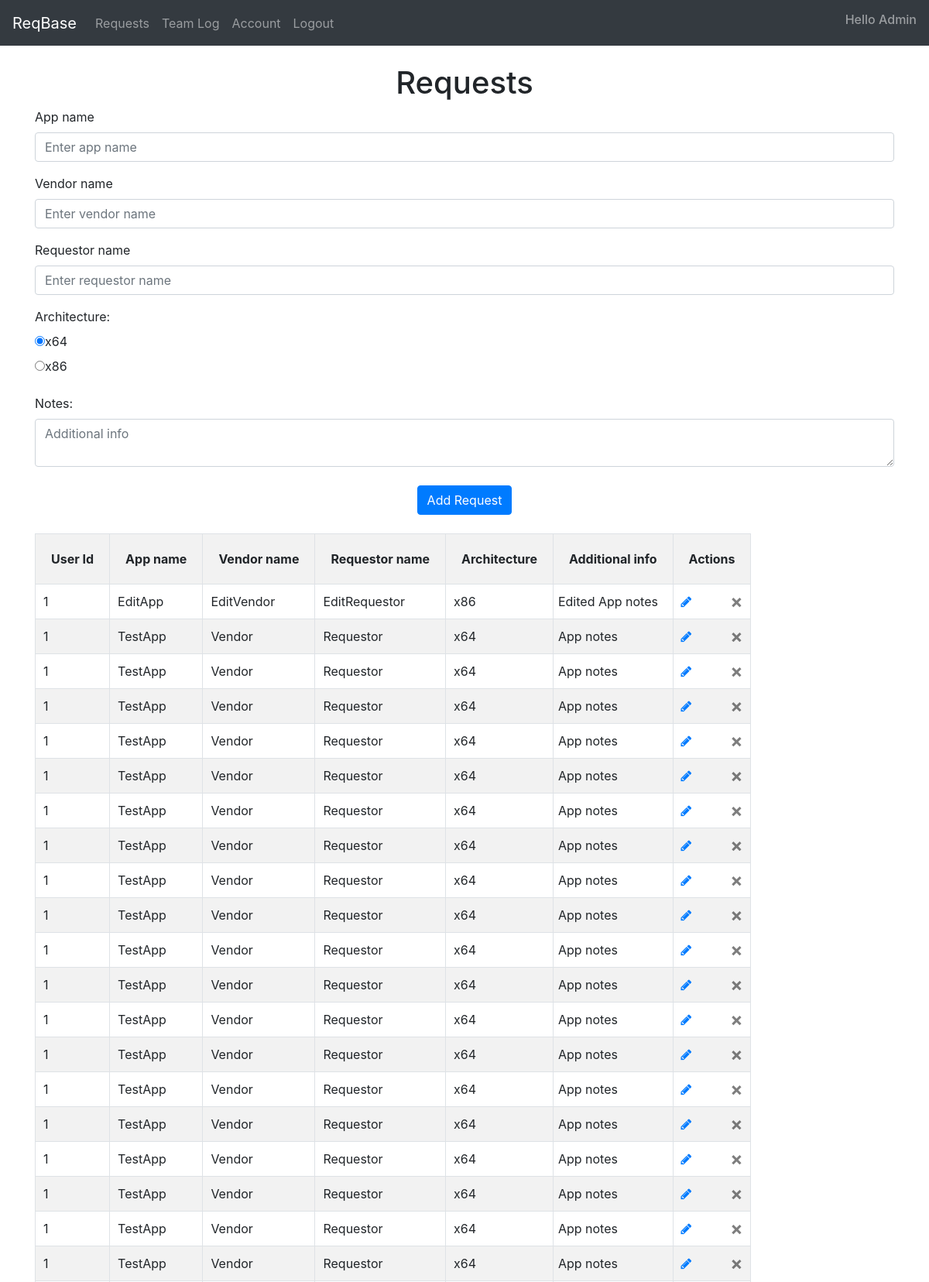
Screenshot of / (signed in, upper part) with the database file from the repository.
### ReqBase/models.py (models this page shows)
class User(db.Model, UserMixin):
    id = db.Column(db.Integer, primary_key=True)
    email = db.Column(db.String(150), unique=True, nullable=False)
    password = db.Column(db.String(150), nullable=False)           ##Creates a User object with the shown attributes
    first_name = db.Column(db.String(150), nullable=False)
    admin = db.Column(db.Boolean(), default=True, nullable=False)
    reqs = db.relationship('Req', backref='user')
    logs = db.relationship('Log', backref='user')           ##States a relationship with Req and Log classes

class Req(db.Model):
    id = db.Column(db.Integer, primary_key=True)
    app_name = db.Column(db.String(100) , nullable=False)
    app_vendor = db.Column(db.String(100) , nullable=False)   ##Creates a Req object with the shown attributes
    req_name = db.Column(db.String(100) , nullable=False)
    arch = db.Column(db.String(5), nullable=False)
    note = db.Column(db.String(10000))
    date = db.Column(db.DateTime(timezone=True), default=func.now())
    user_id = db.Column(db.Integer, db.ForeignKey('user.id'))

### ReqBase/views.py (the view, shortened to what this page needs)
@views.route('/', methods=['GET', 'POST'])
@login_required
def requests():
    return render_template("requests.html", user=current_user, reqList = Req.query.all())

### ReqBase/__init__.py (called while the page is built)
def create_app():
    app = Flask(__name__, static_url_path='', static_folder='static', template_folder='templates')
    app.config['SECRET_KEY'] = 'Obliviate'
    app.config['SQLALCHEMY_DATABASE_URI'] = f'sqlite:///{DB_NAME}'
    db.init_app(app)
    from .views import views
    from .auth import auth
    app.register_blueprint(views, url_prefix='/')   ##Blueprints the URLs
    app.register_blueprint(auth, url_prefix='/')
    from .models import User
    create_database(app)
    login_manager = LoginManager()
    login_manager.login_view= 'auth.login'  ##A library that allows the login and user functionality
    login_manager.init_app(app)
    @login_manager.user_loader
    def load_user(id):
        return db.session.get(User, int(id))
    return app

### ReqBase/templates/requests.html (shortened to what this page needs)
{% extends "navbar.html" %} {% block title %}Requests{% endblock %}
{% block content %}
<br />
<h1 align="center">Requests</h1>
<form method="POST" onsubmit="return confirm('Press okay if the details of the request are correct. You or your admin may edit your request but only you can delete your requests');">
    <div class="form-group">
        <label for="appName">App name</label>
        <input
        type="text"
        class="form-control"
        id="appName"
        name="appName"
        value="{{ request.form['appName'] }}"
        placeholder="Enter app name">
    </div>
    <div class="form-group">
        <label for="vendorName">Vendor name</label>
        <input
        type="text"
        class="form-control"
        id="appVendor"
        name="appVendor"
        value="{{ request.form['appVendor'] }}"
        placeholder="Enter vendor name">
    </div>
    <div class="form-group">
        <label for="reqName">Requestor name</label>
        <input
        type="text"
        class="form-control"
        id="reqName"
        name="reqName"
        value="{{ request.form['reqName'] }}"
        placeholder="Enter requestor name">
    </div>
    <div class="form-group">
        <label for="archNum">Architecture: </label>
        <br />
        <label class="radio-inline" for="x64"><input type="radio" id="x64" name="archNum" value="x64" checked>x64</label>
        <br />
        <label class="radio-inline" for="x86"><input type="radio" id="x86" name="archNum" value="x86" >x86</label>
        <br />
    </div>
    <label for="note">Notes: </label>
    <textarea
    name="note"
    id="note"
    class="form-control"
    placeholder="Additional info"
    ></textarea>
    <br />
    <div align="center">
        <button type="submit" class="btn btn-primary">Add Request</button>
    </div>
</form>
<br />
{% if user.admin == True %}
    {% if reqList %}
        <div class="table-striped">
            <table style="padding: 80px" class="table-bordered">
                <tr>
                    <th style="padding: 20px">User Id</th>
                    <th style="padding: 20px">App name</th>
                    <th style="padding: 20px">Vendor name</th>
                    <th style="padding: 20px">Requestor name</th>
                    <th style="padding: 20px">Architecture</th>
                    <th style="padding: 20px">Additional info</th>
                    <th style="padding: 20px">Actions</th>
                </tr>
                {% for req in reqList %}
                <tr>
                    <td style="padding: 10px">{{ req.user_id }}</td>
                    <td style="padding: 10px">{{ req.app_name }}</td>
                    <td style="padding: 10px">{{ req.app_vendor }}</td>
                    <td style="padding: 10px">{{ req.req_name }}</td>
                    <td style="padding: 10px">{{ req.arch }}</td>
                    <td>
                        <div style="width:100%;height:100%;max-height:80px;max-width:500px;margin:0;padding:5px;overflow:auto;">{{ req.note }}</div>
                    </td>
                    <td style="padding: 10px">
                        <a type="button" class="fa fa-pencil" href="/updateReq/{{ req.id }}">
                        </a>
                        <button type="button" class="close" onclick="deleteReq({{ req.id }})">
                            <span aria-hidden="true">&times;</span>
                        </button>
                    </td>
                </tr>
                {% endfor %}
            </table>
        </div>
    <br />
    {% endif %}
{% endif %}
{% endblock %}

### ReqBase/templates/navbar.html (shortened to what this page needs)
<!DOCTYPE html>
<html>
    <head>
        <link
      rel="stylesheet"
      href="https://stackpath.bootstrapcdn.com/bootstrap/4.4.1/css/bootstrap.min.css"
    />
    <link
      rel="stylesheet"
      href="https://stackpath.bootstrapcdn.com/font-awesome/4.7.0/css/font-awesome.min.css"
    />
    </head>
    <body>
        <nav class="navbar navbar-expand-lg navbar-dark bg-dark">
            <div class="collapse navbar-collapse" id="navbar">
                <div class="navbar-nav">
                    {% if user.is_authenticated %}
                    <a class="navbar-brand">ReqBase</a>
                    <a class="nav-item nav-link" id="requests" href="/">Requests</a>
                    <a class="nav-item nav-link" id="teamLog" href="/teamLog">Team Log</a>
                    <a class="nav-item nav-link" id="account" href="/account">Account</a>
                    <a class="nav-item nav-link" id="logout" href="/logout" onclick="return confirm('Are you sure you wish to log out?')">Logout</a>
                    {% else %}
                    <a class="nav-item nav-link" id="login" href="/login">Login</a>
                    <a class="nav-item nav-link" id="signUp" href="/sign-up">Sign up</a>
                    {% endif %}
                </div>
              </div>
            <div class="nav navbar-nav navbar-right">
              {% if user.is_authenticated %}
              <h6 class="navbar-text">Hello {{ user.first_name }}</h6>
              {% endif %}
            </div>
        </nav>
        <div class="container">
            {% block content %}
            {% endblock %}
        </div>
    </body>
</html>

### rows the page displays
User: first_name "Admin"
Req: user_id "1", app_name "EditApp", app_vendor "EditVendor", req_name "EditRequestor", arch "x86", note "Edited App notes"
Req: user_id "1", app_name "TestApp", app_vendor "Vendor", req_name "Requestor", arch "x64", note "App notes"
Req: user_id "1", app_name "TestApp", app_vendor "Vendor", req_name "Requestor", arch "x64", note "App notes"
Req: user_id "1", app_name "TestApp", app_vendor "Vendor", req_name "Requestor", arch "x64", note "App notes"
Req: user_id "1", app_name "TestApp", app_vendor "Vendor", req_name "Requestor", arch "x64", note "App notes"
Req: user_id "1", app_name "TestApp", app_vendor "Vendor", req_name "Requestor", arch "x64", note "App notes"
Req: user_id "1", app_name "TestApp", app_vendor "Vendor", req_name "Requestor", arch "x64", note "App notes"
Req: user_id "1", app_name "TestApp", app_vendor "Vendor", req_name "Requestor", arch "x64", note "App notes"
Req: user_id "1", app_name "TestApp", app_vendor "Vendor", req_name "Requestor", arch "x64", note "App notes"
Req: user_id "1", app_name "TestApp", app_vendor "Vendor", req_name "Requestor", arch "x64", note "App notes"
Req: user_id "1", app_name "TestApp", app_vendor "Vendor", req_name "Requestor", arch "x64", note "App notes"
Req: user_id "1", app_name "TestApp", app_vendor "Vendor", req_name "Requestor", arch "x64", note "App notes"
Req: user_id "1", app_name "TestApp", app_vendor "Vendor", req_name "Requestor", arch "x64", note "App notes"
Req: user_id "1", app_name "TestApp", app_vendor "Vendor", req_name "Requestor", arch "x64", note "App notes"
Req: user_id "1", app_name "TestApp", app_vendor "Vendor", req_name "Requestor", arch "x64", note "App notes"
Req: user_id "1", app_name "TestApp", app_vendor "Vendor", req_name "Requestor", arch "x64", note "App notes"
Req: user_id "1", app_name "TestApp", app_vendor "Vendor", req_name "Requestor", arch "x64", note "App notes"
Req: user_id "1", app_name "TestApp", app_vendor "Vendor", req_name "Requestor", arch "x64", note "App notes"
Req: user_id "1", app_name "TestApp", app_vendor "Vendor", req_name "Requestor", arch "x64", note "App notes"
Req: user_id "1", app_name "TestApp", app_vendor "Vendor", req_name "Requestor", arch "x64", note "App notes"
